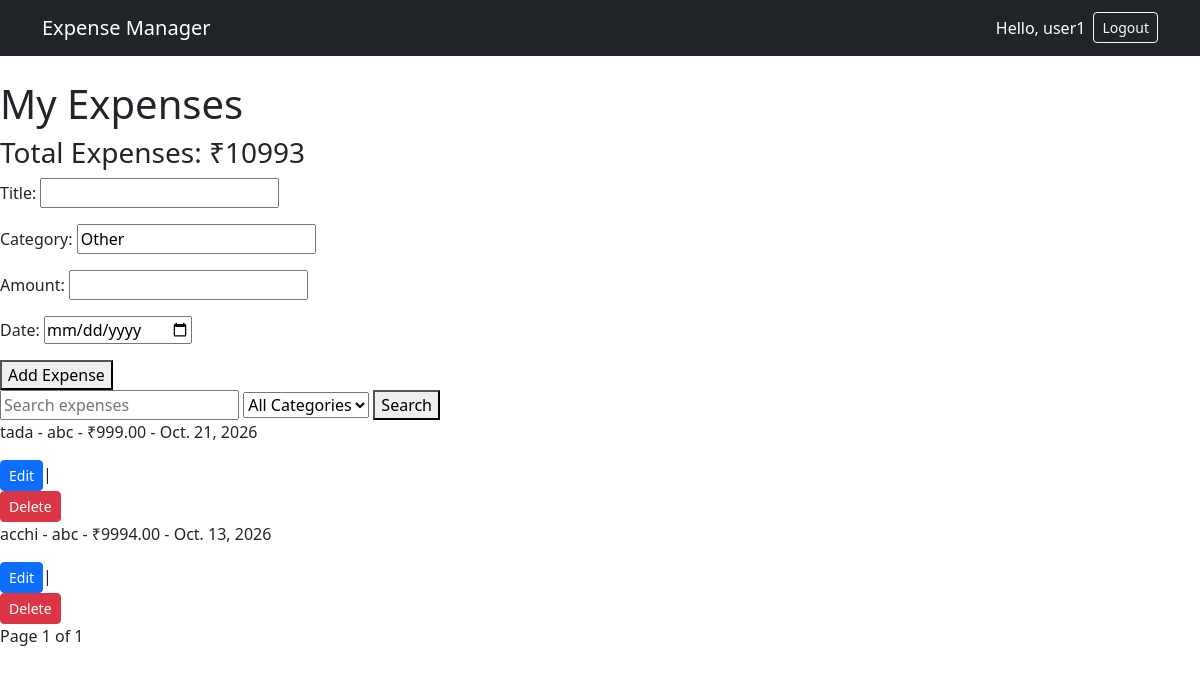
The page / (signed in) on the database as committed earlier.
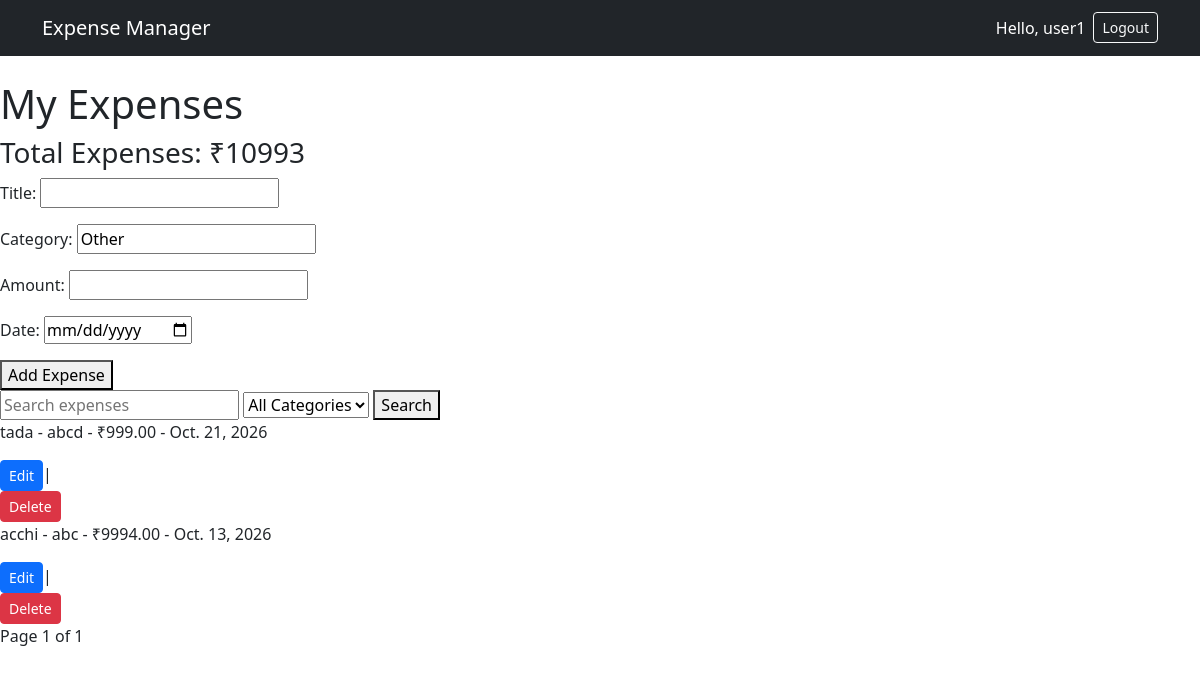
The same page on the database as committed later.
### expenses/models.py (models this page shows, shortened)
class Expense(models.Model):
    title = models.CharField(max_length=50)
    category = models.CharField(max_length=50, default="Other")
    amount = models.DecimalField(max_digits=8, decimal_places=2)
    date = models.DateField()
    user = models.ForeignKey(User, on_delete=models.CASCADE)

### expenses/views.py (the view)
# urls.py: 2. Add a URL to urlpatterns:  path('', views.home, name='home')
@login_required
def home(request):
    if request.method == "POST":
        form = ExpenseForm(request.POST)
        if form.is_valid():
            expense = form.save(commit=False)
            expense.user = request.user
            expense.save()
            messages.success(request,'Expense added successfully')
            return redirect('home')
    else:
        form = ExpenseForm()
    query = request.GET.get('expense_name', '')
    category = request.GET.get('category', '')
    expenses = Expense.objects.filter(user = request.user, title__icontains=query)
    if category:
        expenses = expenses.filter(category=category)
    categories = Expense.objects.filter(user = request.user).values_list('category', flat=True).distinct()
    total = expenses.aggregate(Sum('amount'))['amount__sum'] or 0
    paginator = Paginator(expenses, 5)
    expenses = paginator.get_page(request.GET.get('page'))
    return render(request, 'expenses/home.html',
                  {
                      'form':form,
                      'categories': categories,
                      'expenses':expenses,
                      'total': total,
                  }
                  )

### expenses/forms.py
class ExpenseForm(forms.ModelForm):
    class Meta:
        model = Expense
        fields = ['title', 'category', 'amount', 'date']
        widgets = {
            'date': forms.DateInput(attrs={'type':'date'}),
        }

### expenses/templates/expenses/home.html (shortened to what this page needs)
<!DOCTYPE html>
<html>
<head>
    <link href="https://cdn.jsdelivr.net/npm/bootstrap@5.3.3/dist/css/bootstrap.min.css" rel="stylesheet">
</head>
<body>
    <nav class="navbar navbar-expand-lg navbar-dark bg-dark mb-4">
        <div class="container">
            <a class="navbar-brand" href="{% url 'home' %}">
                Expense Manager
            </a>
            <div class="navbar-nav ms-auto">
                {% if user.is_authenticated %}
                    <span class="nav-link text-white">
                        Hello, {{ user.username }}
                    </span>
                    <form method="POST" action="{% url 'logout' %}">
                        <button type="submit" class="btn btn-outline-light btn-sm mt-1">
                            Logout
                        </button>
                    </form>
                {% else %}
                    <a class="nav-link" href="{% url 'login' %}">Login</a>
                    <a class="nav-link" href="{% url 'register' %}">Register</a>
                {% endif %}
            </div>
        </div>
    </nav>
    <h1>My Expenses</h1>
    <h3>Total Expenses: ₹{{ total }}</h3>
    <form method="post">
        {{form.as_p}}
        <button type="submit">Add Expense</button>
    </form>
    <form method="get">
        <input type="text" name="expense_name" placeholder="Search expenses">
        <select name="category">
            <option value="">All Categories</option>
        </select>
        <button type="submit">Search</button>
    </form>
    {% for expense in expenses %}
        <p>{{ expense.title }} - {{ expense.category }} - ₹{{ expense.amount }} - {{ expense.date }}</p>
        <a href="{% url 'edit' expense.id %}" class="btn btn-primary btn-sm"> Edit </a>|
        <form method='post'
        action="{% url 'delete' expense.id %}"
        onsubmit = "return confirm('Sure to delete?')">
            <button type="submit" class="btn btn-danger btn-sm">Delete</button>
        </form>
    {% endfor %}
    Page {{ expenses.number }} of {{ expenses.paginator.num_pages }}
</body>
</html>

Rows that differ between the two databases and show on the page:
changed Expense "tada": category "abc" → "abcd"
